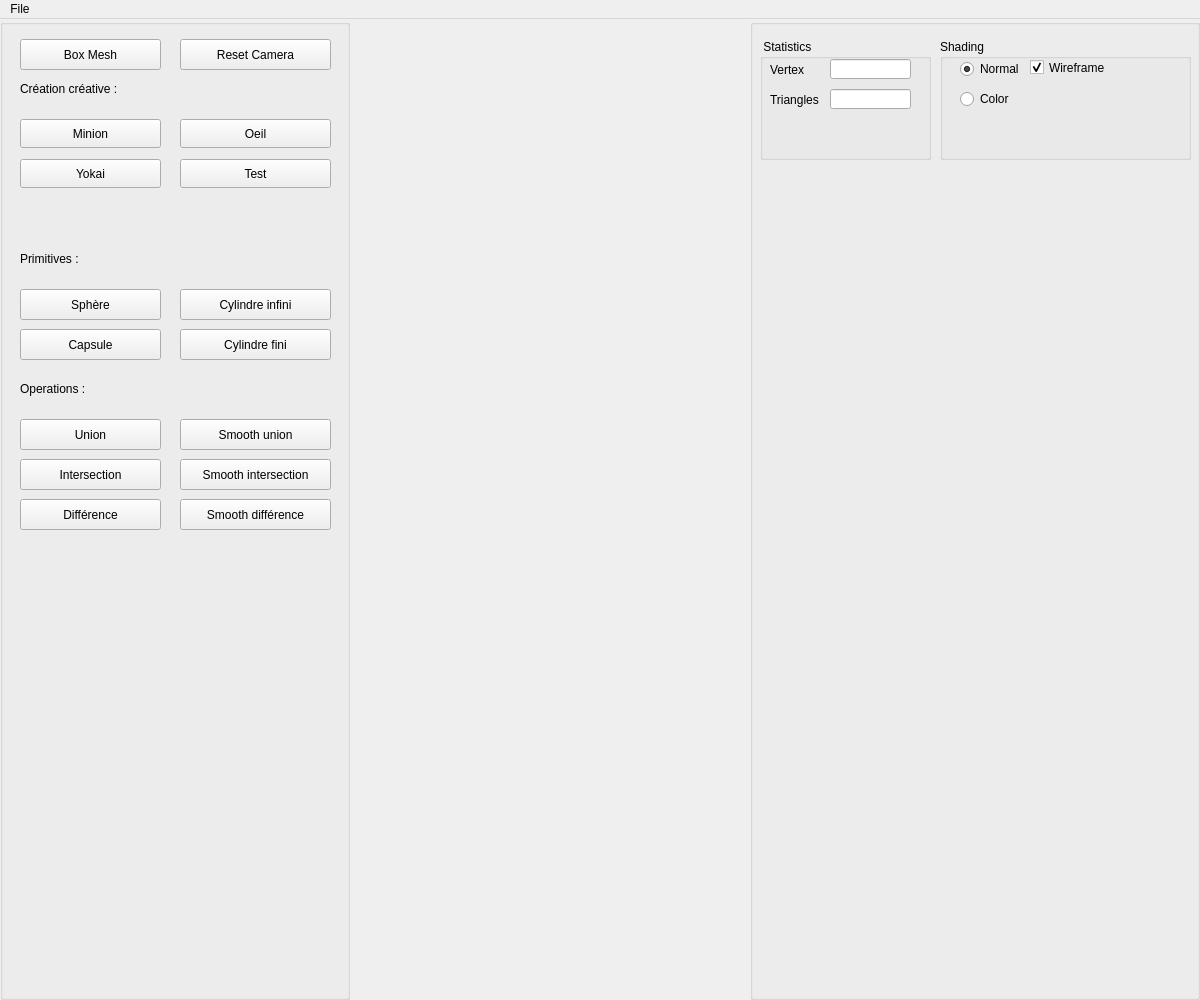
<?xml version="1.0" encoding="UTF-8"?>
<ui version="4.0">
 <class>Assets</class>
 <widget class="QMainWindow" name="Assets">
  <property name="geometry">
   <rect>
    <x>0</x>
    <y>0</y>
    <width>1200</width>
    <height>1000</height>
   </rect>
  </property>
  <property name="minimumSize">
   <size>
    <width>420</width>
    <height>300</height>
   </size>
  </property>
  <property name="windowTitle">
   <string>Implicit Terrain</string>
  </property>
  <widget class="QWidget" name="centralwidget">
   <layout class="QHBoxLayout">
    <property name="spacing">
     <number>0</number>
    </property>
    <property name="leftMargin">
     <number>0</number>
    </property>
    <property name="topMargin">
     <number>0</number>
    </property>
    <property name="rightMargin">
     <number>0</number>
    </property>
    <property name="bottomMargin">
     <number>0</number>
    </property>
    <item>
     <widget class="QGroupBox" name="Objects_groupBox">
      <property name="enabled">
       <bool>true</bool>
      </property>
      <property name="sizePolicy">
       <sizepolicy hsizetype="Fixed" vsizetype="Minimum">
        <horstretch>0</horstretch>
        <verstretch>0</verstretch>
       </sizepolicy>
      </property>
      <property name="minimumSize">
       <size>
        <width>350</width>
        <height>250</height>
       </size>
      </property>
      <property name="title">
       <string/>
      </property>
      <widget class="QPushButton" name="Exemple_smooth_union">
       <property name="geometry">
        <rect>
         <x>180</x>
         <y>400</y>
         <width>151</width>
         <height>31</height>
        </rect>
       </property>
       <property name="text">
        <string>Smooth union</string>
       </property>
      </widget>
      <widget class="QPushButton" name="Exemple_difference">
       <property name="geometry">
        <rect>
         <x>20</x>
         <y>480</y>
         <width>141</width>
         <height>31</height>
        </rect>
       </property>
       <property name="text">
        <string>Différence</string>
       </property>
      </widget>
      <widget class="QPushButton" name="Exemple_union">
       <property name="geometry">
        <rect>
         <x>20</x>
         <y>400</y>
         <width>141</width>
         <height>31</height>
        </rect>
       </property>
       <property name="text">
        <string>Union</string>
       </property>
      </widget>
      <widget class="QPushButton" name="minion">
       <property name="geometry">
        <rect>
         <x>20</x>
         <y>100</y>
         <width>141</width>
         <height>29</height>
        </rect>
       </property>
       <property name="text">
        <string>Minion</string>
       </property>
      </widget>
      <widget class="QPushButton" name="Capsule">
       <property name="geometry">
        <rect>
         <x>20</x>
         <y>310</y>
         <width>141</width>
         <height>31</height>
        </rect>
       </property>
       <property name="text">
        <string>Capsule</string>
       </property>
      </widget>
      <widget class="QPushButton" name="resetcameraButton">
       <property name="geometry">
        <rect>
         <x>180</x>
         <y>20</y>
         <width>151</width>
         <height>31</height>
        </rect>
       </property>
       <property name="toolTip">
        <string>&lt;html&gt;&lt;head/&gt;&lt;body&gt;&lt;p&gt;&lt;span style=&quot; color:#5500ff;&quot;&gt;Callback #03&lt;/span&gt;&lt;/p&gt;&lt;p&gt;&lt;span style=&quot; font-style:italic; color:#aa00ff;&quot;&gt;Create Eurographics 1996 Bird&lt;/span&gt;&lt;/p&gt;&lt;/body&gt;&lt;/html&gt;</string>
       </property>
       <property name="text">
        <string>Reset Camera</string>
       </property>
       <property name="checkable">
        <bool>true</bool>
       </property>
       <property name="autoDefault">
        <bool>false</bool>
       </property>
       <property name="default">
        <bool>false</bool>
       </property>
       <property name="flat">
        <bool>false</bool>
       </property>
      </widget>
      <widget class="QPushButton" name="tester">
       <property name="geometry">
        <rect>
         <x>180</x>
         <y>140</y>
         <width>151</width>
         <height>29</height>
        </rect>
       </property>
       <property name="text">
        <string>Test</string>
       </property>
      </widget>
      <widget class="QPushButton" name="Sphere">
       <property name="geometry">
        <rect>
         <x>20</x>
         <y>270</y>
         <width>141</width>
         <height>31</height>
        </rect>
       </property>
       <property name="toolTip">
        <string>&lt;!DOCTYPE HTML PUBLIC &quot;-//W3C//DTD HTML 4.0//EN&quot; &quot;http://www.w3.org/TR/REC-html40/strict.dtd&quot;&gt;
&lt;html&gt;&lt;head&gt;&lt;meta name=&quot;qrichtext&quot; content=&quot;1&quot; /&gt;&lt;style type=&quot;text/css&quot;&gt;
p, li { white-space: pre-wrap; }
&lt;/style&gt;&lt;/head&gt;&lt;body style=&quot; font-family:'MS Shell Dlg 2'; font-size:8pt; font-weight:400; font-style:normal;&quot;&gt;
&lt;p style=&quot; margin-top:0px; margin-bottom:0px; margin-left:0px; margin-right:0px; -qt-block-indent:0; text-indent:0px;&quot;&gt;&lt;span style=&quot; color:#5500ff;&quot;&gt;Callback #01&lt;/span&gt;&lt;/p&gt;
&lt;p style=&quot; margin-top:0px; margin-bottom:0px; margin-left:0px; margin-right:0px; -qt-block-indent:0; text-indent:0px;&quot;&gt;&lt;span style=&quot; font-style:italic; color:#aa00ff;&quot;&gt;Create Eurographics 1996 Bear&lt;/span&gt;&lt;/p&gt;&lt;/body&gt;&lt;/html&gt;</string>
       </property>
       <property name="text">
        <string>Sphère</string>
       </property>
       <property name="checkable">
        <bool>false</bool>
       </property>
      </widget>
      <widget class="QPushButton" name="Yokai">
       <property name="geometry">
        <rect>
         <x>20</x>
         <y>140</y>
         <width>141</width>
         <height>29</height>
        </rect>
       </property>
       <property name="text">
        <string>Yokai</string>
       </property>
      </widget>
      <widget class="QPushButton" name="Exemple_intersection">
       <property name="geometry">
        <rect>
         <x>20</x>
         <y>440</y>
         <width>141</width>
         <height>31</height>
        </rect>
       </property>
       <property name="text">
        <string>Intersection</string>
       </property>
      </widget>
      <widget class="QPushButton" name="boxMesh">
       <property name="geometry">
        <rect>
         <x>20</x>
         <y>20</y>
         <width>141</width>
         <height>31</height>
        </rect>
       </property>
       <property name="toolTip">
        <string>&lt;!DOCTYPE HTML PUBLIC &quot;-//W3C//DTD HTML 4.0//EN&quot; &quot;http://www.w3.org/TR/REC-html40/strict.dtd&quot;&gt;
&lt;html&gt;&lt;head&gt;&lt;meta name=&quot;qrichtext&quot; content=&quot;1&quot; /&gt;&lt;style type=&quot;text/css&quot;&gt;
p, li { white-space: pre-wrap; }
&lt;/style&gt;&lt;/head&gt;&lt;body style=&quot; font-family:'MS Shell Dlg 2'; font-size:8pt; font-weight:400; font-style:normal;&quot;&gt;
&lt;p style=&quot; margin-top:0px; margin-bottom:0px; margin-left:0px; margin-right:0px; -qt-block-indent:0; text-indent:0px;&quot;&gt;&lt;span style=&quot; color:#5500ff;&quot;&gt;Callback #01&lt;/span&gt;&lt;/p&gt;
&lt;p style=&quot; margin-top:0px; margin-bottom:0px; margin-left:0px; margin-right:0px; -qt-block-indent:0; text-indent:0px;&quot;&gt;&lt;span style=&quot; font-style:italic; color:#aa00ff;&quot;&gt;Create Eurographics 1996 Bear&lt;/span&gt;&lt;/p&gt;&lt;/body&gt;&lt;/html&gt;</string>
       </property>
       <property name="text">
        <string>Box Mesh</string>
       </property>
       <property name="checkable">
        <bool>false</bool>
       </property>
      </widget>
      <widget class="QLabel" name="label_5">
       <property name="geometry">
        <rect>
         <x>20</x>
         <y>60</y>
         <width>151</width>
         <height>20</height>
        </rect>
       </property>
       <property name="text">
        <string>Création créative : </string>
       </property>
      </widget>
      <widget class="QLabel" name="label">
       <property name="geometry">
        <rect>
         <x>20</x>
         <y>230</y>
         <width>91</width>
         <height>20</height>
        </rect>
       </property>
       <property name="text">
        <string>Primitives : </string>
       </property>
      </widget>
      <widget class="QPushButton" name="Cylindre_infini">
       <property name="geometry">
        <rect>
         <x>180</x>
         <y>270</y>
         <width>151</width>
         <height>31</height>
        </rect>
       </property>
       <property name="text">
        <string>Cylindre infini</string>
       </property>
      </widget>
      <widget class="QPushButton" name="Oeil">
       <property name="geometry">
        <rect>
         <x>180</x>
         <y>100</y>
         <width>151</width>
         <height>29</height>
        </rect>
       </property>
       <property name="text">
        <string>Oeil</string>
       </property>
      </widget>
      <widget class="QPushButton" name="Cylindre_fini">
       <property name="geometry">
        <rect>
         <x>180</x>
         <y>310</y>
         <width>151</width>
         <height>31</height>
        </rect>
       </property>
       <property name="text">
        <string>Cylindre fini</string>
       </property>
      </widget>
      <widget class="QLabel" name="label_4">
       <property name="geometry">
        <rect>
         <x>20</x>
         <y>360</y>
         <width>91</width>
         <height>20</height>
        </rect>
       </property>
       <property name="text">
        <string>Operations : </string>
       </property>
      </widget>
      <widget class="QPushButton" name="Smooth_difference">
       <property name="geometry">
        <rect>
         <x>180</x>
         <y>480</y>
         <width>151</width>
         <height>31</height>
        </rect>
       </property>
       <property name="text">
        <string>Smooth différence</string>
       </property>
      </widget>
      <widget class="QPushButton" name="Exemple_smooth_intersection">
       <property name="geometry">
        <rect>
         <x>180</x>
         <y>440</y>
         <width>151</width>
         <height>31</height>
        </rect>
       </property>
       <property name="text">
        <string>Smooth intersection</string>
       </property>
      </widget>
     </widget>
    </item>
    <item>
     <widget class="QWidget" name="widget_GL" native="true"/>
    </item>
    <item>
     <widget class="QGroupBox" name="Parameters_groupBox">
      <property name="sizePolicy">
       <sizepolicy hsizetype="Maximum" vsizetype="Minimum">
        <horstretch>0</horstretch>
        <verstretch>0</verstretch>
       </sizepolicy>
      </property>
      <property name="minimumSize">
       <size>
        <width>450</width>
        <height>141</height>
       </size>
      </property>
      <property name="title">
       <string/>
      </property>
      <widget class="QGroupBox" name="groupBox_4">
       <property name="geometry">
        <rect>
         <x>10</x>
         <y>20</y>
         <width>171</width>
         <height>121</height>
        </rect>
       </property>
       <property name="title">
        <string> Statistics</string>
       </property>
       <widget class="QLabel" name="label_2">
        <property name="geometry">
         <rect>
          <x>10</x>
          <y>20</y>
          <width>61</width>
          <height>21</height>
         </rect>
        </property>
        <property name="text">
         <string>Vertex</string>
        </property>
       </widget>
       <widget class="QLineEdit" name="lineEdit_2">
        <property name="geometry">
         <rect>
          <x>70</x>
          <y>50</y>
          <width>81</width>
          <height>20</height>
         </rect>
        </property>
        <property name="alignment">
         <set>Qt::AlignRight|Qt::AlignTrailing|Qt::AlignVCenter</set>
        </property>
       </widget>
       <widget class="QLabel" name="label_3">
        <property name="geometry">
         <rect>
          <x>10</x>
          <y>50</y>
          <width>61</width>
          <height>21</height>
         </rect>
        </property>
        <property name="text">
         <string>Triangles</string>
        </property>
       </widget>
       <widget class="QLineEdit" name="lineEdit">
        <property name="geometry">
         <rect>
          <x>70</x>
          <y>20</y>
          <width>81</width>
          <height>20</height>
         </rect>
        </property>
        <property name="text">
         <string/>
        </property>
        <property name="alignment">
         <set>Qt::AlignRight|Qt::AlignTrailing|Qt::AlignVCenter</set>
        </property>
       </widget>
      </widget>
      <widget class="QGroupBox" name="groupBox_13">
       <property name="geometry">
        <rect>
         <x>190</x>
         <y>20</y>
         <width>251</width>
         <height>121</height>
        </rect>
       </property>
       <property name="title">
        <string>Shading</string>
       </property>
       <widget class="QRadioButton" name="radioShadingButton_1">
        <property name="geometry">
         <rect>
          <x>20</x>
          <y>20</y>
          <width>61</width>
          <height>20</height>
         </rect>
        </property>
        <property name="text">
         <string>Normal</string>
        </property>
        <property name="checked">
         <bool>true</bool>
        </property>
       </widget>
       <widget class="QCheckBox" name="wireframe">
        <property name="geometry">
         <rect>
          <x>90</x>
          <y>20</y>
          <width>81</width>
          <height>17</height>
         </rect>
        </property>
        <property name="text">
         <string>Wireframe</string>
        </property>
        <property name="checked">
         <bool>true</bool>
        </property>
       </widget>
       <widget class="QRadioButton" name="radioShadingButton_2">
        <property name="geometry">
         <rect>
          <x>20</x>
          <y>50</y>
          <width>61</width>
          <height>20</height>
         </rect>
        </property>
        <property name="text">
         <string>Color</string>
        </property>
        <property name="checked">
         <bool>false</bool>
        </property>
       </widget>
      </widget>
     </widget>
    </item>
   </layout>
  </widget>
  <widget class="QMenuBar" name="menubar">
   <property name="geometry">
    <rect>
     <x>0</x>
     <y>0</y>
     <width>1200</width>
     <height>26</height>
    </rect>
   </property>
   <widget class="QMenu" name="menuFile">
    <property name="title">
     <string>File</string>
    </property>
   </widget>
   <addaction name="menuFile"/>
  </widget>
  <action name="actionExit">
   <property name="text">
    <string>Exit</string>
   </property>
   <property name="shortcut">
    <string>Esc</string>
   </property>
  </action>
  <action name="actionNew_Scene">
   <property name="text">
    <string>New Scene</string>
   </property>
  </action>
  <action name="actionExport_obj">
   <property name="text">
    <string>OBJ File (.obj)</string>
   </property>
  </action>
  <action name="actionExport_ma">
   <property name="text">
    <string>Maya File (.ma)</string>
   </property>
  </action>
  <action name="actionLoad_ma">
   <property name="text">
    <string>Load</string>
   </property>
  </action>
  <action name="actionGL">
   <property name="text">
    <string>GL</string>
   </property>
  </action>
  <action name="actionVectorized">
   <property name="text">
    <string>Vectorized</string>
   </property>
  </action>
  <action name="actionExport_svg">
   <property name="text">
    <string>SVG File (.svg)</string>
   </property>
  </action>
  <action name="actionSphere_Tracing_png">
   <property name="text">
    <string>Sphere Tracing (.png)</string>
   </property>
  </action>
 </widget>
 <resources/>
 <connections/>
</ui>
